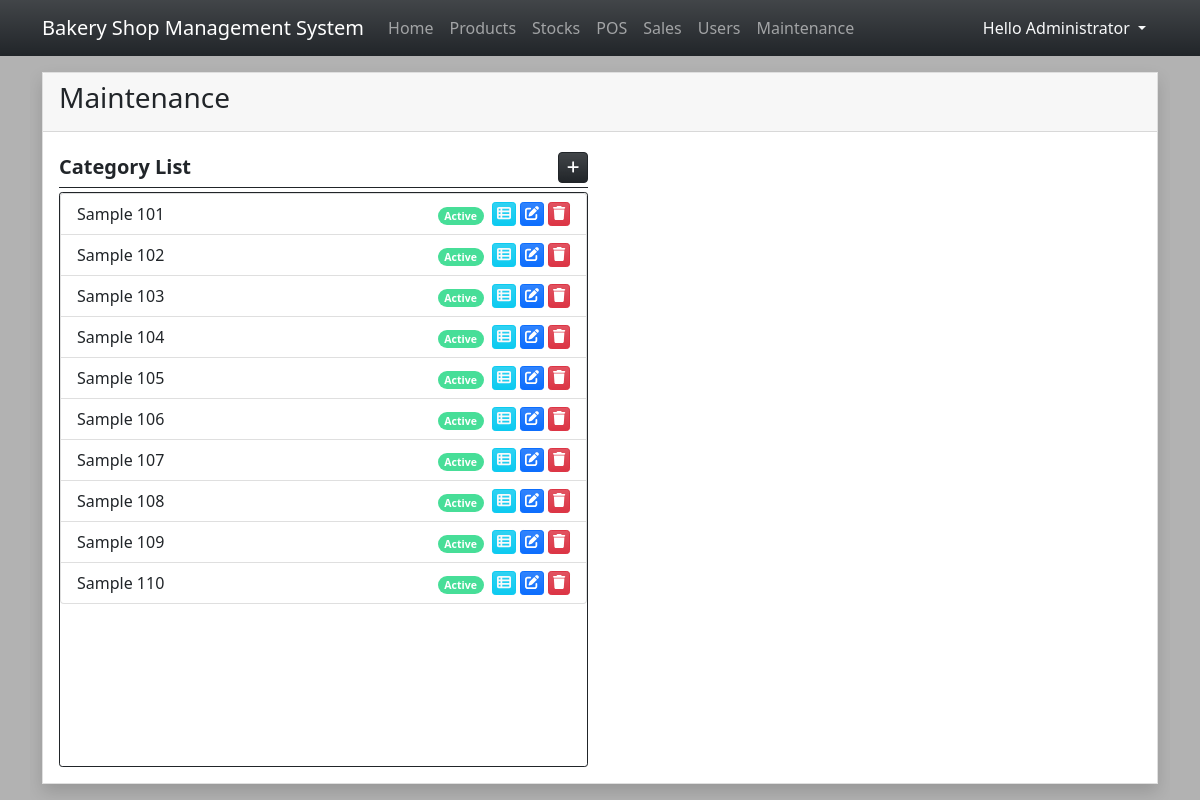
Screenshot of /?page=maintenance (signed in) with the database file from the repository.
### tables this page shows
CREATE TABLE `category_list` (
  `category_id` int(30) NOT NULL,
  `name` text NOT NULL,
  `description` text NOT NULL,
  `status` tinyint(1) NOT NULL DEFAULT 1,
  `delete_flag` tinyint(1) NOT NULL DEFAULT 0,
  `date_created` datetime NOT NULL DEFAULT current_timestamp(),
  `date_updated` datetime DEFAULT NULL ON UPDATE current_timestamp()
);

### maintenance.php (the view, shortened to what this page needs)
<div class="card h-100 d-flex flex-column rounded-0 shadow">
    <div class="card-header d-flex justify-content-between">
        <h3 class="card-title">Maintenance</h3>
    </div>
    <div class="card-body flex-grow-1">
        <div class="col-12 h-100">
            <div class="row h-100">
                <div class="col-md-6 h-100 d-flex flex-column">
                    <div class="w-100 d-flex border-bottom border-dark py-1 mb-1">
                        <div class="fs-5 col-auto flex-grow-1"><b>Category List</b></div>
                        <div class="col-auto flex-grow-0 d-flex justify-content-end">
                            <a href="javascript:void(0)" id="new_category" class="btn btn-dark btn-sm bg-gradient rounded-2" title="Add Category"><span class="fa fa-plus"></span></a>
                        </div>
                    </div>
                    <div class="h-100 overflow-auto border rounded-1 border-dark">
                        <ul class="list-group">
                            <?php
                            $cat_qry = $conn->query("SELECT * FROM `category_list` where delete_flag = 0 order by `name` asc");
                            while($row = $cat_qry->fetch_assoc()):
                            ?>
                            <li class="list-group-item d-flex">
                                <div class="col-auto flex-grow-1">
                                    <?php echo $row['name'] ?>
                                </div>
                                <div class="col-auto pe-2">
                                    <?php
                                        if(isset($row['status']) && $row['status'] == 1){
                                            echo "<small><span class='badge rounded-pill bg-success'>Active</span></small>";
                                        }else{
                                            echo "<small><span class='badge rounded-pill bg-danger'>Inactive</span></small>";
                                        }
                                    ?>
                                </div>
                                <div class="col-auto d-flex justify-content-end">
                                    <a href="javascript:void(0)" class="view_category btn btn-sm btn-info text-light bg-gradient py-0 px-1 me-1" title="View Category Details" data-id="<?php echo $row['category_id'] ?>" ><span class="fa fa-th-list"></span></a>
                                    <a href="javascript:void(0)" class="edit_category btn btn-sm btn-primary bg-gradient py-0 px-1 me-1" title="Edit Category Details" data-id="<?php echo $row['category_id'] ?>"  data-name="<?php echo $row['name'] ?>"><span class="fa fa-edit"></span></a>
                                    <a href="javascript:void(0)" class="delete_category btn btn-sm btn-danger bg-gradient py-0 px-1" title="Delete Category" data-id="<?php echo $row['category_id'] ?>"  data-name="<?php echo $row['name'] ?>"><span class="fa fa-trash"></span></a>
                                </div>
                            </li>
                            <?php endwhile; ?>
                        </ul>
                    </div>
                </div>
            </div>
        </div>
    </div>
</div>

### index.php (style rules this page uses)
:root { --bs-success-rgb:71, 222, 152 !important; }
html,body { height:100%; width:100%; }
@media screen { body { background-image:url('./images/wallpaper.jfif') !important; background-size:cover; background-repeat:no-repeat; background-position:center center; backdrop-filter: brightness(0.7); } }

### rows the page displays
category_list: name "Sample 101", status "Active"
category_list: name "Sample 102", status "Active"
category_list: name "Sample 103", status "Active"
category_list: name "Sample 104", status "Active"
category_list: name "Sample 105", status "Active"
category_list: name "Sample 106", status "Active"
category_list: name "Sample 107", status "Active"
category_list: name "Sample 108", status "Active"
category_list: name "Sample 109", status "Active"
category_list: name "Sample 110", status "Active"

### other values shown
$_SESSION['fullname'] "Administrator"
